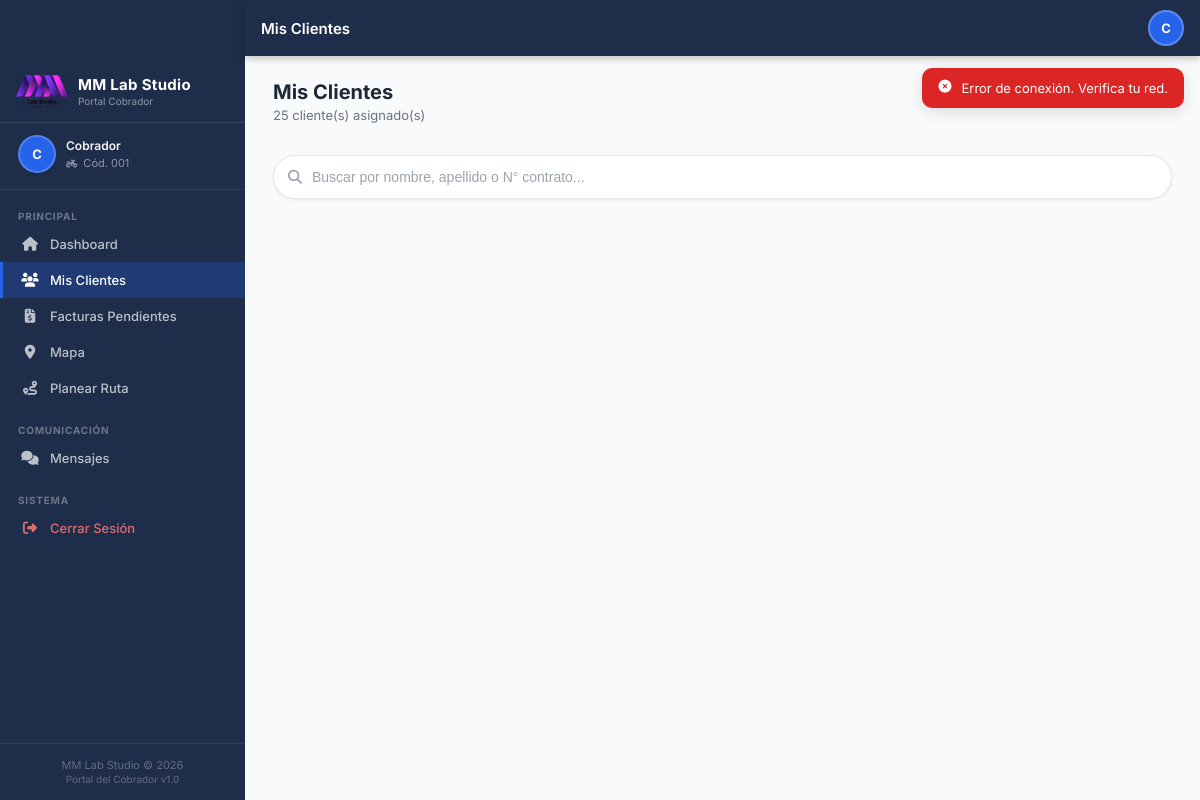
The app's page /cobrador/clientes.php (signed in) with its own data.
### tables this page shows
CREATE TABLE `configuracion_sistema` (
  `id` int(11) NOT NULL,
  `nombre_empresa` varchar(100) NOT NULL,
  `rif` varchar(20) DEFAULT NULL,
  `direccion` text DEFAULT NULL,
  `telefono` varchar(15) DEFAULT NULL,
  `celular` varchar(15) DEFAULT NULL,
  `email` varchar(100) DEFAULT NULL,
  `logo_url` varchar(255) DEFAULT NULL,
  `moneda` varchar(10) DEFAULT 'USD',
  `dias_gracia_pago` int(11) DEFAULT 5,
  `formato_factura` text DEFAULT NULL,
  `created_at` timestamp NOT NULL DEFAULT current_timestamp(),
  `updated_at` timestamp NOT NULL DEFAULT current_timestamp() ON UPDATE current_timestamp()
);

### cobrador/header_cobrador.php (the view, shortened to what this page needs)
<?php
require_once __DIR__ . '/config_cobrador.php';
$nombreCobrador = $_SESSION['cobrador_portal_nombre'] ?? 'Cobrador';
$codigoCobrador = $_SESSION['cobrador_portal_codigo'] ?? '';
$partes   = explode(' ', trim($nombreCobrador));
$iniciales = strtoupper(substr($partes[0] ?? 'C', 0, 1));
$cfg = ['logo_url' => '', 'nombre_empresa' => 'ORTHIIS'];
try {
    $stmtCfg = $conn->query("SELECT logo_url, nombre_empresa FROM configuracion_sistema WHERE id=1 LIMIT 1");
    $cfg = $stmtCfg->fetch(PDO::FETCH_ASSOC) ?: $cfg;
} catch (PDOException $e) {  }
$tituloPagina = $paginaActualTitulo ?? 'Portal Cobrador';
function navActivo(string $pagina): string {
    return basename($_SERVER['PHP_SELF']) === $pagina ? ' active' : '';
}
?>
<!DOCTYPE html>
<html lang="es">
<head>
  <link rel="stylesheet" href="css/cobrador.css">
  <link rel="stylesheet" href="https://cdnjs.cloudflare.com/ajax/libs/font-awesome/6.5.0/css/all.min.css">
</head>
<body>
<header class="app-topbar" id="appTopbar">
  <div class="topbar-left">
    <span class="topbar-page-title"><?= htmlspecialchars($tituloPagina) ?></span>
  </div>
  <div class="topbar-right">
    <div class="topbar-avatar" id="topbarAvatar" onclick="toggleDropdown()">
      <?= htmlspecialchars($iniciales) ?>
    </div>
  </div>
</header>
<nav class="app-sidebar" id="appSidebar">
  <div class="sidebar-brand">
    <?php if (!empty($cfg['logo_url'])): ?>
      <img src="../<?= htmlspecialchars($cfg['logo_url']) ?>"
           alt="<?= htmlspecialchars($cfg['nombre_empresa']) ?>"
           style="height:34px;width:auto;border-radius:8px;object-fit:contain;"
           onerror="this.style.display='none';">
      <div class="brand-text">
        <div class="brand-name"><?= htmlspecialchars($cfg['nombre_empresa']) ?></div>
        <div class="brand-sub">Portal Cobrador</div>
      </div>
    <?php endif; ?>
  </div>
  <div class="sidebar-cobrador-info">
    <div style="display:flex;align-items:center;gap:10px;">
      <div style="width:38px;height:38px;border-radius:50%;background:var(--accent);color:#fff;
                  display:flex;align-items:center;justify-content:center;font-size:13px;
                  font-weight:700;flex-shrink:0;border:2px solid rgba(255,255,255,.2);">
        <?= htmlspecialchars($iniciales) ?>
      </div>
      <div>
        <div class="sidebar-cobrador-name"><?= htmlspecialchars($nombreCobrador) ?></div>
        <div class="sidebar-cobrador-code">
          <i class="fas fa-motorcycle" style="font-size:9px;margin-right:3px;"></i>
          Cód. <?= htmlspecialchars($codigoCobrador) ?>
        </div>
      </div>
    </div>
  </div>
  <div class="sidebar-nav">
    <div class="nav-section-label">Principal</div>
    <a href="dashboard.php" class="nav-item<?= navActivo('dashboard.php') ?>">
      <i class="fas fa-house"></i> Dashboard
    </a>
    <a href="clientes.php" class="nav-item<?= navActivo('clientes.php') ?>">
      <i class="fas fa-users"></i> Mis Clientes
    </a>
    <a href="facturas.php" class="nav-item<?= navActivo('facturas.php') && !isset($_GET['vista']) ? ' active' : '' ?>">
      <i class="fas fa-file-invoice-dollar"></i> Facturas Pendientes
    </a>
    <a href="facturas.php?vista=mapa" class="nav-item<?= navActivo('facturas.php') && ($_GET['vista'] ?? '') === 'mapa' ? ' active' : '' ?>">
      <i class="fas fa-map-marker-alt"></i> Mapa
    </a>
    <a href="facturas.php?vista=ruta" class="nav-item<?= navActivo('facturas.php') && ($_GET['vista'] ?? '') === 'ruta' ? ' active' : '' ?>">
      <i class="fas fa-route"></i> Planear Ruta
    </a>
    <div class="nav-section-label" style="margin-top:8px;">Comunicación</div>
    <a href="mensajes.php" class="nav-item<?= navActivo('mensajes.php') ?>" id="navMensajes">
      <i class="fas fa-comments"></i>
      Mensajes
    </a>
    <div class="nav-section-label" style="margin-top:8px;">Sistema</div>
    <a href="logout.php" class="nav-item" style="color:rgba(255,120,120,.85);">
      <i class="fas fa-right-from-bracket"></i> Cerrar Sesión
    </a>
  </div>
  <div class="sidebar-footer">
    <?= htmlspecialchars($cfg['nombre_empresa']) ?> © <?= date('Y') ?><br>
    <span style="font-size:10px;">Portal del Cobrador v1.0</span>
  </div>
</nav>
<div class="toast-container" id="toastContainer"></div>

### cobrador/css/cobrador.css (style rules this page uses)
*, *::before, *::after { box-sizing: border-box; margin: 0; padding: 0; }
:root { --primary: #1e2d4a; --primary-light:#253660; --accent: #2563EB; --accent-dark: #1d4ed8; --accent-light: #EFF6FF; --accent-text: #1e40af; --success: #16A34A; --success-light:#DCFCE7; --success-text: #15803d; --warning: #D97706; --warning-light:#FEF3C7; --warning-text: #92400e; --danger: #DC2626; --danger-light: #FEE2E2; --danger-text: #991b1b; --orange: #EA580C; --orange-light: #FFF7ED; --orange-text: #9a3412; --info-light: #E0F2FE; --info-text: #0c4a6e; --white: #FFFFFF; --gray-50: #F9FAFB; --gray-100: #F3F4F6; --gray-200: #E5E7EB; --gray-300: #D1D5DB; --gray-400: #9CA3AF; --gray-500: #6B7280; --gray-600: #4B5563; --gray-700: #374151; --gray-800: #1F2937; --gray-900: #111827; --text: #1F2937; --text-muted: #6B7280; --border: #E5E7EB; --shadow-sm: 0 1px 3px rgba(0,0,0,.08); --shadow: 0 2px 8px rgba(0,0,0,.10); --shadow-md: 0 4px 16px rgba(0,0,0,.12); --shadow-lg: 0 8px 32px rgba(0,0,0,.15); --radius-sm: 6px; --radius: 10px; --radius-lg: 16px; --topbar-h: 56px; --bottomnav-h: 62px; --sidebar-w: 245px; --transition: all .2s ease; }
html { scroll-behavior: smooth; -webkit-tap-highlight-color: transparent; }
body { font-family: 'Inter', -apple-system, BlinkMacSystemFont, 'Segoe UI', sans-serif; font-size: 14px; color: var(--text); background: var(--gray-50); overflow-x: hidden; -webkit-font-smoothing: antialiased; }
.app-topbar { position: fixed; top: 0; left: 0; right: 0; height: var(--topbar-h); background: var(--primary); display: flex; align-items: center; justify-content: space-between; padding: 0 16px; z-index: 1000; box-shadow: 0 2px 8px rgba(0,0,0,.25); }
.topbar-left { display: flex; align-items: center; gap: 12px; }
.topbar-page-title { font-size: 15px; font-weight: 600; color: #fff; }
.topbar-right { display: flex; align-items: center; gap: 8px; }
.topbar-avatar { position: relative; width: 36px; height: 36px; border-radius: 50%; background: var(--accent); color: #fff; font-size: 13px; font-weight: 700; display: flex; align-items: center; justify-content: center; cursor: pointer; user-select: none; border: 2px solid rgba(255,255,255,.25); transition: var(--transition); }
.app-sidebar { position: fixed; top: 0; left: 0; width: var(--sidebar-w); height: 100vh; background: var(--primary); display: flex; flex-direction: column; z-index: 900; transition: transform .28s cubic-bezier(.4,0,.2,1); overflow-y: auto; overflow-x: hidden; }
.sidebar-brand { display: flex; align-items: center; gap: 10px; padding: 18px 16px 14px; border-bottom: 1px solid rgba(255,255,255,.1); margin-top: var(--topbar-h); }
.brand-text { display: flex; flex-direction: column; }
.brand-name { font-size: 15px; font-weight: 700; color: #fff; letter-spacing: .3px; }
.brand-sub { font-size: 10px; color: rgba(255,255,255,.5); margin-top: 1px; }
.sidebar-cobrador-info { padding: 12px 18px 16px; border-bottom: 1px solid rgba(255,255,255,.08); }
.sidebar-cobrador-name { font-size: 12px; font-weight: 600; color: rgba(255,255,255,.95); line-height: 1.3; }
.sidebar-cobrador-code { font-size: 11px; color: rgba(255,255,255,.5); margin-top: 2px; }
.sidebar-nav { flex: 1; padding: 10px 0; }
.nav-section-label { font-size: 10px; font-weight: 700; color: rgba(255,255,255,.35); text-transform: uppercase; letter-spacing: .8px; padding: 10px 18px 4px; }
.nav-item { display: flex; align-items: center; gap: 11px; padding: 10px 18px; color: rgba(255,255,255,.7); text-decoration: none; font-size: 13px; font-weight: 500; border-left: 3px solid transparent; transition: var(--transition); position: relative; cursor: pointer; }
.nav-item.active { background: rgba(37,99,235,.25); border-left-color: var(--accent); color: #fff; }
.nav-item i { width: 18px; text-align: center; font-size: 14px; }
.sidebar-footer { padding: 14px 18px; border-top: 1px solid rgba(255,255,255,.08); font-size: 11px; color: rgba(255,255,255,.3); text-align: center; }
.toast-container { position: fixed; top: calc(var(--topbar-h) + 12px); right: 16px; z-index: 9999; display: flex; flex-direction: column; gap: 8px; }
@media (min-width: 768px) { .app-topbar { left: var(--sidebar-w); } }
@media (min-width: 768px) { .app-sidebar { transform: translateX(0) !important; top: 0; } }

### records on screen
configuracion_sistema: logo_url (picture), nombre_empresa "MM Lab Studio"

### other values on screen
$tituloPagina "Mis Clientes"
$iniciales "C"
$nombreCobrador "Cobrador"
$codigoCobrador "001"
$totalClientes "25"
